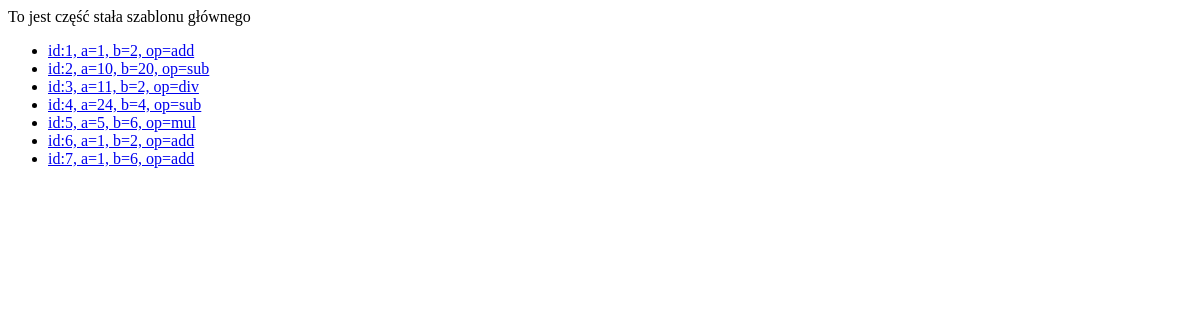
The page /maths/histories/ on the database as committed earlier.
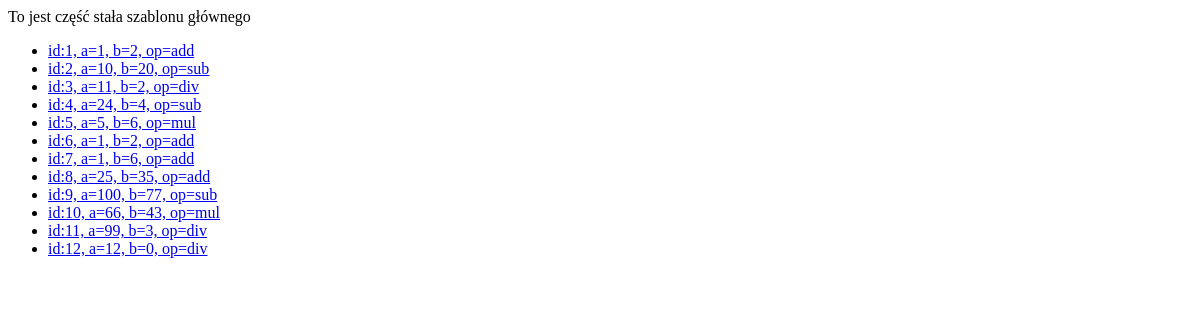
The same page on the database as committed later.
### maths/models.py (models this page shows)
class Math(models.Model):
    operation = models.CharField(max_length=5, choices=OPERATION_CHOICES)
    a = models.IntegerField()
    b = models.IntegerField()
    created = models.DateTimeField(auto_now_add=True)
    result = models.ForeignKey(
        'maths.Result',
        on_delete=models.CASCADE,
        null=True,
        blank=True
    )
    def __str__(self):
        return f"id:{self.id}, a={self.a}, b={self.b}, op={self.operation}"

### maths/views.py (the view)
# urls.py: path('histories/', maths_list, name="list"),
def maths_list(request):
    maths = Math.objects.all()
    return render(
        request=request,
        template_name="maths/list.html",
        context={"maths": maths}
    )

### maths/templates/maths/list.html (shortened to what this page needs)
{% extends "maths/main.html" %}
{% block content %}
   <ul>
       {% for m in maths %}
           <li><a href="{% url "maths:details" m.id %}">{{ m }}</a></li>
       {% endfor %}
   </ul>
{% endblock %}

### maths/templates/maths/main.html (shortened to what this page needs)
<!DOCTYPE html>
<html lang="en">
<head>
</head>
<body>
<div id="content">
   <div id="header">
       To jest część stała szablonu głównego
   </div>
   <div id="inner-content">
       {% block content %}{% endblock %}
   </div>
</div>
</body>
</html>

Rows that differ between the two databases and show on the page:
added Math: id+a+b "id:8, a=25, b=35, op=add"
added Math: id+a+b "id:9, a=100, b=77, op=sub"
added Math: id+a+b "id:10, a=66, b=43, op=mul"
added Math: id+a+b "id:11, a=99, b=3, op=div"
added Math: id+a+b "id:12, a=12, b=0, op=div"
